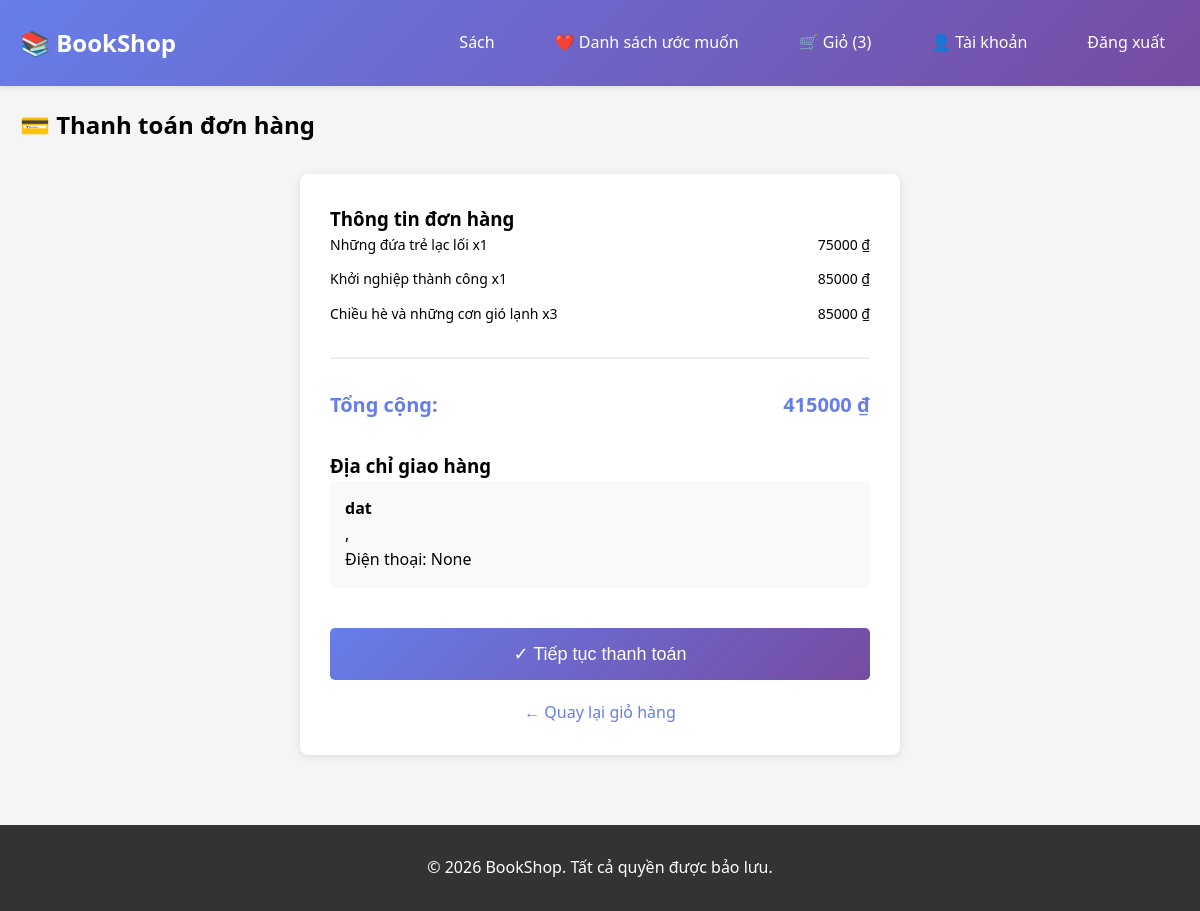
The page /checkout/ (signed in) on the database as committed earlier.
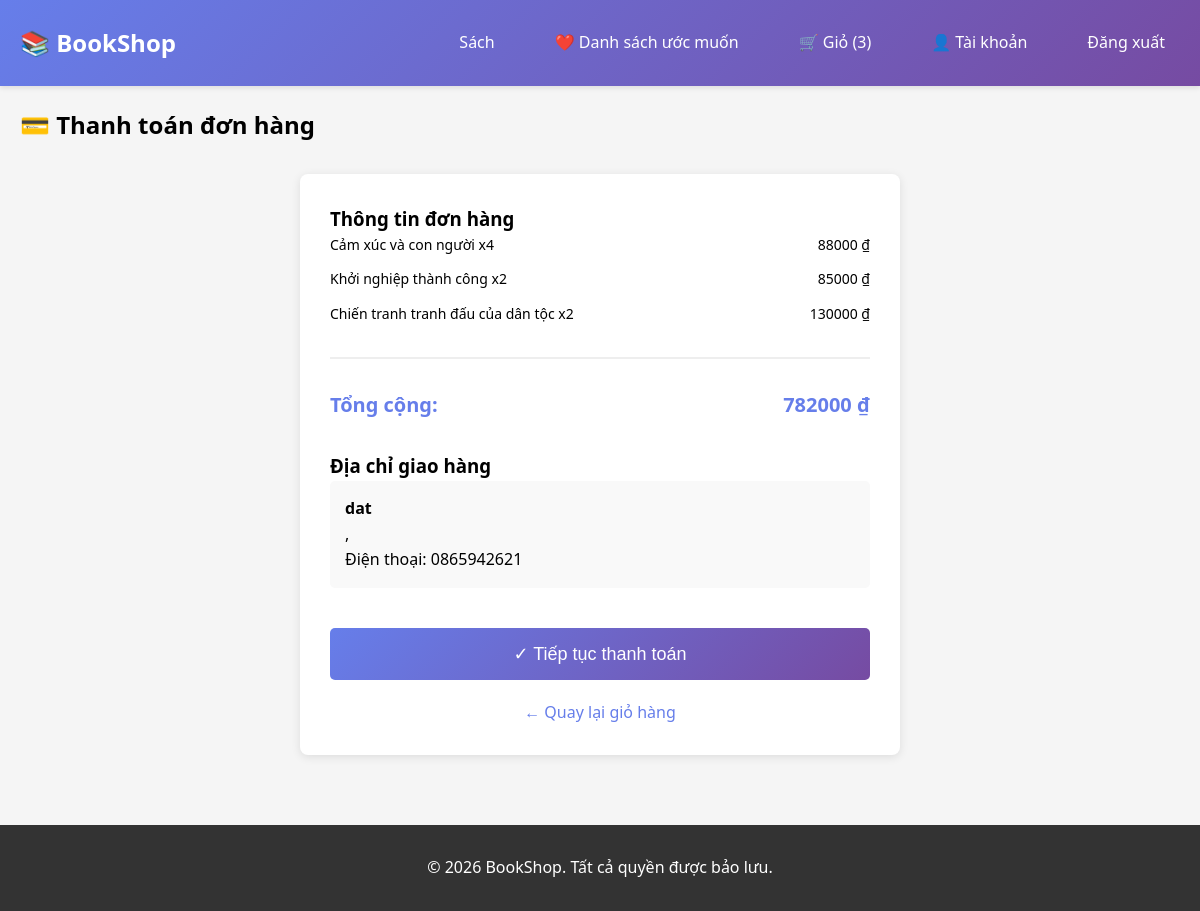
The same page on the database as committed later.
### core/models/cart_item.py (models this page shows, shortened)
class CartItem(models.Model):
    id = models.AutoField(primary_key=True)
    cart = models.ForeignKey(Cart, on_delete=models.CASCADE, related_name='items')
    book = models.ForeignKey(Book, on_delete=models.CASCADE)
    quantity = models.IntegerField(validators=[MinValueValidator(1)])
    added_at = models.DateTimeField(auto_now_add=True)
    class Meta:
        app_label = 'core'
        db_table = 'core_cart_item'
        unique_together = ('cart', 'book')

### core/models/book.py (models this page shows, shortened)
class Book(models.Model):
    id = models.AutoField(primary_key=True)
    title = models.CharField(max_length=255)
    author = models.ForeignKey('Author', on_delete=models.SET_NULL, null=True, blank=True)
    publisher = models.ForeignKey('Publisher', on_delete=models.SET_NULL, null=True, blank=True)
    category = models.ForeignKey('Category', on_delete=models.SET_NULL, null=True, blank=True, related_name='books')
    translator = models.ForeignKey('Translator', on_delete=models.SET_NULL, null=True, blank=True)
    price = models.DecimalField(max_digits=10, decimal_places=2)
    stock = models.IntegerField(default=0)
    description = models.TextField(blank=True, null=True)
    language = models.CharField(max_length=50, default='en')
    isbn = models.CharField(max_length=20, unique=True, blank=True, null=True)
    publication_date = models.DateField(blank=True, null=True)
    created_at = models.DateTimeField(auto_now_add=True)
    updated_at = models.DateTimeField(auto_now=True)
    class Meta:
        app_label = 'core'
        db_table = 'core_book'

### core/models/customer.py (models this page shows, shortened)
class Customer(models.Model):
    id = models.AutoField(primary_key=True)
    name = models.CharField(max_length=255)
    email = models.EmailField(unique=True)
    password = models.CharField(max_length=255)
    phone = models.CharField(max_length=20, blank=True, null=True)
    address = models.ForeignKey('Address', on_delete=models.SET_NULL, null=True, blank=True)
    membership_level = models.ForeignKey('MembershipLevel', on_delete=models.SET_NULL, null=True, blank=True)
    created_at = models.DateTimeField(auto_now_add=True)
    loyalty_points = models.IntegerField(default=0)
    class Meta:
        app_label = 'core'
        db_table = 'core_customer'

### core/views.py (the view)
# urls.py: path('checkout/', views.checkout, name='checkout'),
def checkout(request):
    if 'customer_id' not in request.session:
        return redirect('core:login')
    try:
        customer = Customer.objects.get(id=request.session['customer_id'])
        cart = Cart.objects.get(customer=customer, is_active=True)
        cart_items = CartItem.objects.filter(cart=cart)
        if not cart_items.exists():
            return redirect('core:cart_view')
        if request.method == 'POST':
            request.session['payment_method'] = 'bank_transfer'
            request.session.modified = True
            return redirect('core:payment_processing')
        total_price = sum(item.book.price * item.quantity for item in cart_items)
        context = get_context(request)
        context.update({
            'cart_items': cart_items,
            'total_price': total_price,
            'customer': customer,
        })
        return render(request, 'core/checkout.html', context)
    except (Customer.DoesNotExist, Cart.DoesNotExist):
        return redirect('core:login')

### core/views.py (called while the page is built)
def get_context(request):
    context = {'is_logged_in': 'customer_id' in request.session}
    if 'customer_id' in request.session:
        try:
            customer = Customer.objects.get(id=request.session['customer_id'])
            context['customer'] = customer
            context['cart_count'] = CartItem.objects.filter(
                cart__customer=customer,
                cart__is_active=True
            ).count()
        except Customer.DoesNotExist:
            del request.session['customer_id']
    return context

### core/templates/core/checkout.html (shortened to what this page needs)
{% extends "core/base.html" %}
{% block content %}
<h2 style="margin-bottom: 30px;">💳 Thanh toán đơn hàng</h2>
<div class="checkout-container">
    <h3>Thông tin đơn hàng</h3>
    <div class="order-items">
        {% for item in cart_items %}
            <div class="order-item">
                <span>{{ item.book.title }} x{{ item.quantity }}</span>
                <span>{{ item.book.price|floatformat:0|add:0 }} ₫</span>
            </div>
        {% endfor %}
    </div>
    <div class="order-total">
        <span>Tổng cộng:</span>
        <span>{{ total_price|floatformat:0 }} ₫</span>
    </div>
    <h3 style="margin-top: 30px;">Địa chỉ giao hàng</h3>
    <div style="background: #f9f9f9; padding: 15px; border-radius: 5px; margin-bottom: 20px;">
        <p><strong>{{ customer.name }}</strong></p>
        <p>{{ customer.address.city }}, {{ customer.address.province }}</p>
        <p>Điện thoại: {{ customer.phone }}</p>
    </div>
    <form method="POST">
        <button type="submit" class="btn checkout-btn">✓ Tiếp tục thanh toán</button>
    </form>
    <a href="{% url 'core:cart_view' %}" style="display: block; text-align: center; margin-top: 20px; color: #667eea; text-decoration: none;">← Quay lại giỏ hàng</a>
</div>
{% endblock %}

Rows that differ between the two databases and show on the page:
removed CartItem: book "Những đứa trẻ lạc lối", quantity "1", book.price|add "75000"
removed CartItem: book "Chiều hè và những cơn gió lạnh", quantity "3", book.price|add "85000"
added CartItem: book "Cảm xúc và con người", quantity "4", book.price|add "88000"
changed CartItem "Khởi nghiệp thành công": quantity "1" → "2"
added CartItem: book "Chiến tranh tranh đấu của dân tộc", quantity "2", book.price|add "130000"
changed Customer "dat": phone "None" → "0865942621"
Other text that changed with them:
{{ total_price|floatformat:0 }}: "415000" → "782000"
